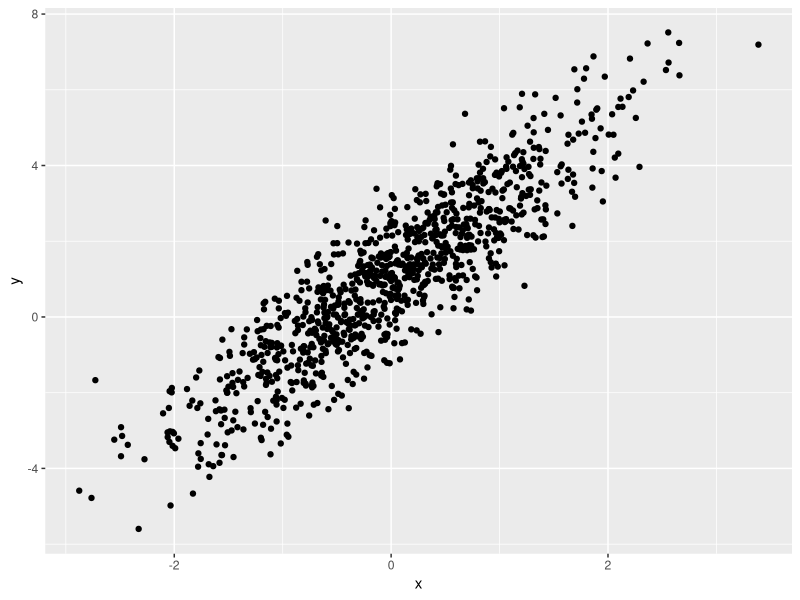
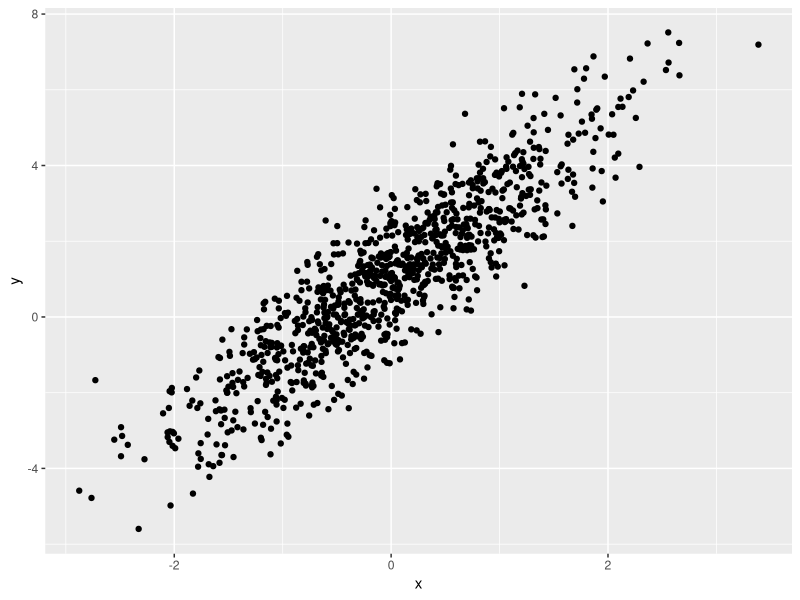
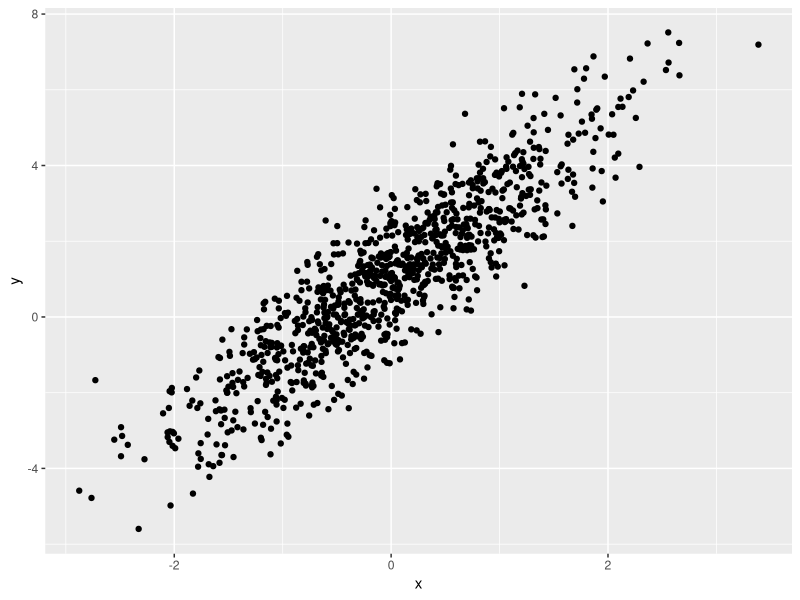
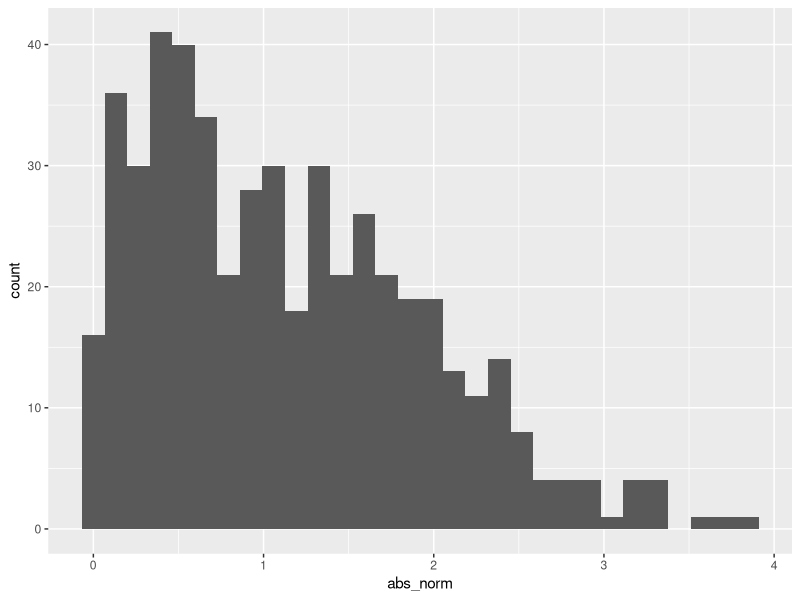

Source code (R) for these figures, in order:
## ---- chunk 1
library(tidyverse)
## ---- chunk 2
#####it is not good practice to comment unless very complex###

samp = rnorm(100)
length(samp)
## ---- chunk 3



plot_df = 
  tibble(
    x = rnorm(n = 1000),
    y = 1 + 2 * x + rnorm(n = 1000)
  )

ggplot(plot_df, aes(x = x, y = y)) + geom_point()

## ---- chunk 4

ggplot(plot_df, aes(x = x, y = y)) + geom_point()

## ---- chunk 5

ggplot(plot_df, aes(x = x, y = y)) + geom_point()

## ---- chunk 6

learning_df = 
  tibble(
    norm = rnorm(n = 500, mean = 1),
    logical = norm > 0, 
    abs_norm = abs(norm)
  )

ggplot(learning_df, aes(x = abs_norm)) + geom_histogram()


